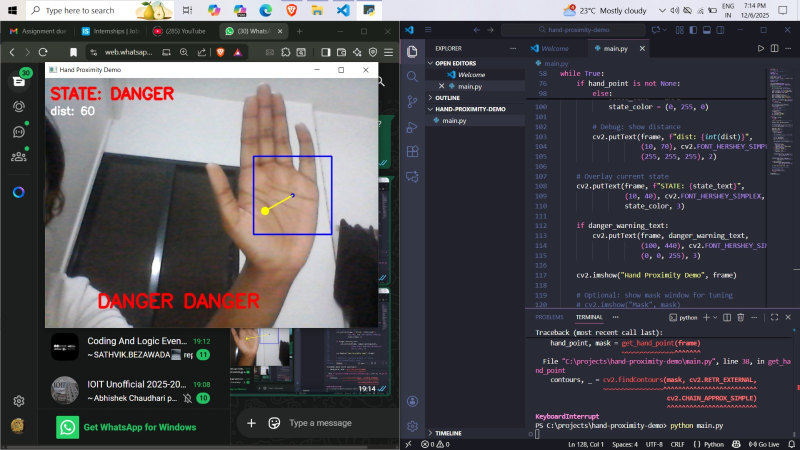
#> input picture assets/danger_state.jpeg, 1600 x 900 px, given in place of the camera (shown at 1/2 size)
$ python main.py
#> lines starting #> are read from the running program, lines starting #| are printed output that depends on the picture; after the words box and inside, x2 and y2 are one past the last pixel; in counts of white or black regions, pixels touching at a corner belong together
import cv2
import numpy as np

# ---- Parameters you can tweak ----
CAM_INDEX = 0
FRAME_WIDTH = 640
FRAME_HEIGHT = 480

# Virtual object (a rectangle) position
obj_x1, obj_y1 = 400, 150
obj_x2, obj_y2 = 550, 300
obj_center = ((obj_x1 + obj_x2) // 2, (obj_y1 + obj_y2) // 2)

# Distance thresholds (in pixels)
WARNING_DIST = 200
DANGER_DIST = 80

cap = cv2.VideoCapture(CAM_INDEX)
cap.set(cv2.CAP_PROP_FRAME_WIDTH, FRAME_WIDTH)
cap.set(cv2.CAP_PROP_FRAME_HEIGHT, FRAME_HEIGHT)

def get_hand_point(frame):
    # Convert to HSV for simple skin mask
    hsv = cv2.cvtColor(frame, cv2.COLOR_BGR2HSV)

    # Rough skin-color range (you may need to tune these for your lighting / skin tone)
    lower = np.array([0, 20, 70], dtype=np.uint8)
    upper = np.array([25, 255, 255], dtype=np.uint8)
    mask = cv2.inRange(hsv, lower, upper)

    # Noise removal
    mask = cv2.GaussianBlur(mask, (7, 7), 0)
    kernel = np.ones((5, 5), np.uint8)
    mask = cv2.erode(mask, kernel, iterations=1)
    mask = cv2.dilate(mask, kernel, iterations=2)

    # Find contours on the mask
    contours, _ = cv2.findContours(mask, cv2.RETR_EXTERNAL,
                                   cv2.CHAIN_APPROX_SIMPLE)
    if not contours:
        return None, mask

    # Largest contour assumed to be hand
    cnt = max(contours, key=cv2.contourArea)
    area = cv2.contourArea(cnt)
    if area < 2000:
        # Too small, probably noise
        return None, mask

    # Contour centroid as hand point
    M = cv2.moments(cnt)
    if M["m00"] == 0:
        return None, mask
    cx = int(M["m10"] / M["m00"])
    cy = int(M["m01"] / M["m00"])
    return (cx, cy), mask

while True:
    ret, frame = cap.read()
#> frame is the input picture: shape (900, 1600, 3); mean B, G, R 80, 75, 76.7
    if not ret:
        break

    frame = cv2.flip(frame, 1)  # mirror for natural interaction
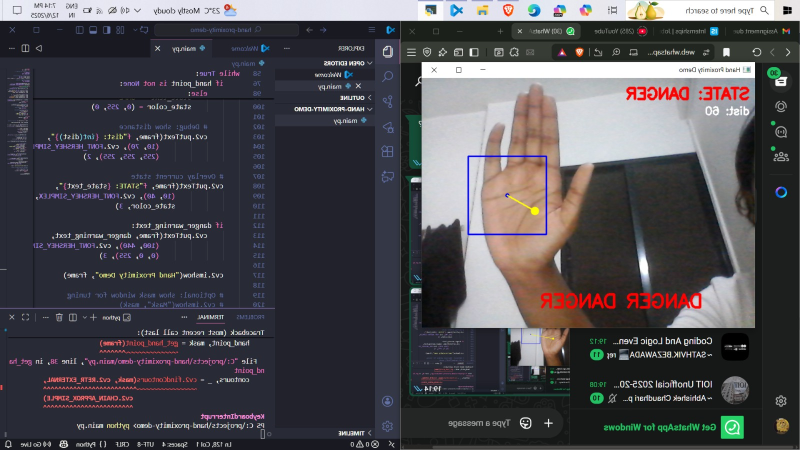
#> frame: shape (900, 1600, 3) (shown at 1/2 size); mean B, G, R 80, 75, 76.7

    hand_point, mask = get_hand_point(frame)
#> in get_hand_point, `hsv = cv2.cvtColor(frame, cv2.COLOR_BGR2HSV)`: hsv: shape (900, 1600, 3); mean H, S, V 94.2, 51.3, 86.3
#> in get_hand_point, `mask = cv2.inRange(hsv, lower, upper)`:
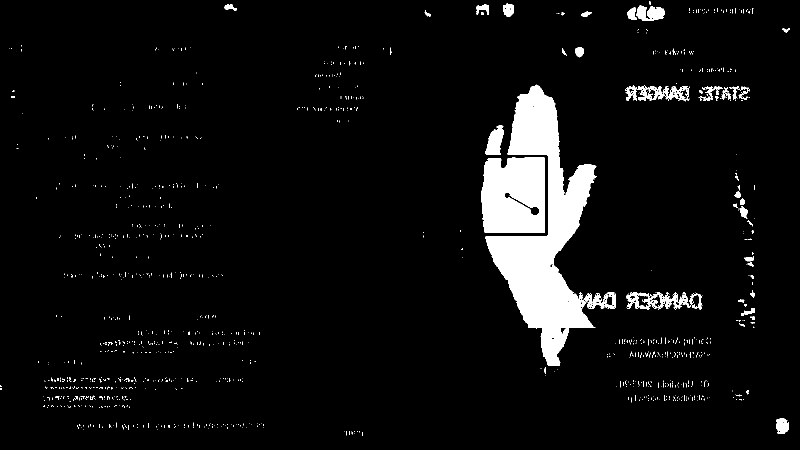
#> mask: shape (900, 1600) (shown at 1/2 size); 5.8% white; 1123 white regions (1053 under 20 px)
#> in get_hand_point, `mask = cv2.GaussianBlur(mask, (7, 7), 0)`:
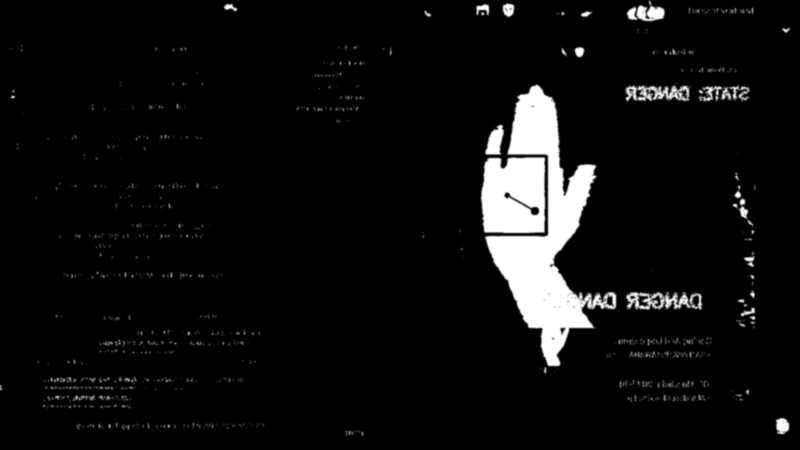
#> mask: shape (900, 1600) (shown at 1/2 size); min 0, max 255, mean 14.8
#> in get_hand_point, `mask = cv2.erode(mask, kernel, iterations=1)`:
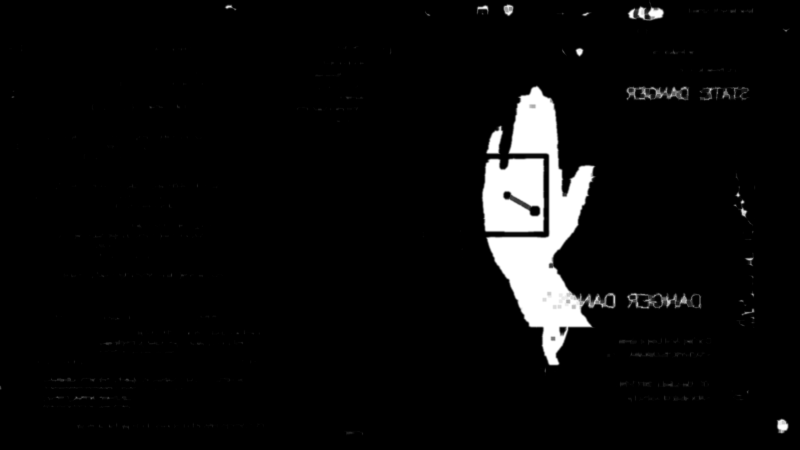
#> mask: shape (900, 1600) (shown at 1/2 size); min 0, max 255, mean 11.7
#> in get_hand_point, `mask = cv2.dilate(mask, kernel, iterations=2)`:
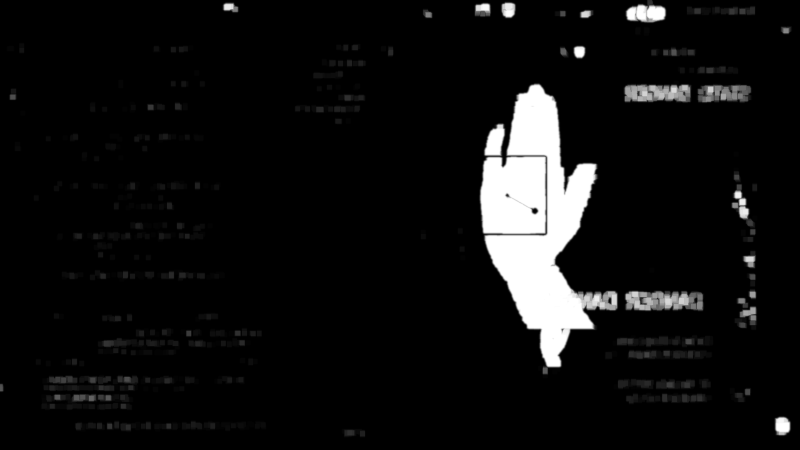
#> mask: shape (900, 1600) (shown at 1/2 size); min 0, max 255, mean 16.6
#> in get_hand_point, `contours, _ = cv2.findContours(mask, cv2.RETR_EXTERNAL, cv2.CHAIN_APPR..`: contours = 163 contours; largest, box (x1, y1, x2, y2) and area: (957, 164, 1237, 757) 83027, (1248, 580, 1410, 624) 6472, (84, 749, 278, 784) 5661, (81, 786, 267, 821) 5404, (1246, 161, 1385, 208) 5180
#> in get_hand_point, `cnt = max(contours, key=cv2.contourArea)`: cnt = contour of 668 points, box (x1, y1, x2, y2) (957, 164, 1237, 757), area 83027
#> in get_hand_point, `area = cv2.contourArea(cnt)`: area = 83027
#> in get_hand_point, `M = cv2.moments(cnt)`: M = moments, m00 83027, centre m10/m00, m01/m00 = (1075.3, 444.7)
#> in get_hand_point, `cx = int(M["m10"] / M["m00"])`: cx = 1075
#> in get_hand_point, `cy = int(M["m01"] / M["m00"])`: cy = 444
#> hand_point = (1075, 444)

    # Draw virtual object
    cv2.rectangle(frame, (obj_x1, obj_y1), (obj_x2, obj_y2),
                  (255, 0, 0), 2)
    cv2.circle(frame, obj_center, 4, (255, 0, 0), -1)
#> frame: shape (900, 1600, 3); mean B, G, R 80.3, 75, 76.6

    state_text = "SAFE"
    state_color = (0, 255, 0)
    danger_warning_text = ""

    if hand_point is not None:
        hx, hy = hand_point
#> hx = 1075; hy = 444

        # Draw hand point
        cv2.circle(frame, (hx, hy), 8, (0, 255, 255), -1)
#> frame: shape (900, 1600, 3); mean B, G, R 80.2, 75, 76.6

        # Distance to object center
        dx = hx - obj_center[0]
#> dx = 600
        dy = hy - obj_center[1]
#> dy = 219
        dist = (dx * dx + dy * dy) ** 0.5
#> dist = 638.7

        # Draw line from hand to object center
        cv2.line(frame, (hx, hy), obj_center, (0, 255, 255), 2)

        # State logic
        if dist <= DANGER_DIST:
            state_text = "DANGER"
            state_color = (0, 0, 255)
            danger_warning_text = "DANGER DANGER"
        elif dist <= WARNING_DIST:
            state_text = "WARNING"
            state_color = (0, 255, 255)
        else:
            state_text = "SAFE"
            state_color = (0, 255, 0)

        # Debug: show distance
        cv2.putText(frame, f"dist: {int(dist)}",
                    (10, 70), cv2.FONT_HERSHEY_SIMPLEX, 0.7,
                    (255, 255, 255), 2)

    # Overlay current state
    cv2.putText(frame, f"STATE: {state_text}",
                (10, 40), cv2.FONT_HERSHEY_SIMPLEX, 1.0,
                state_color, 3)
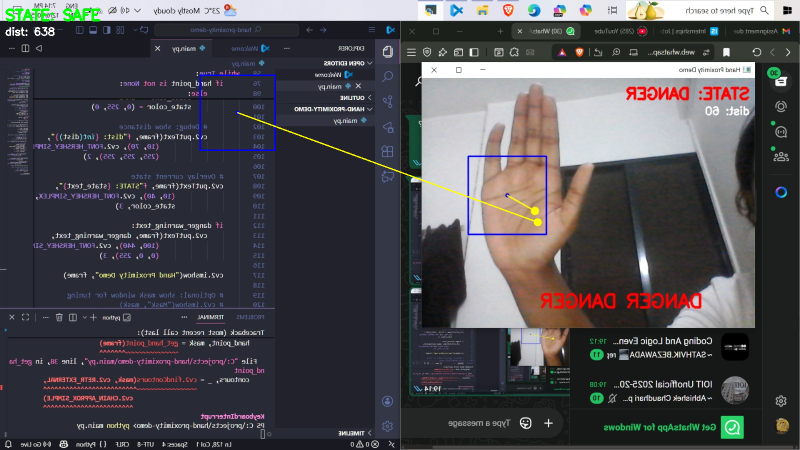
#> frame: shape (900, 1600, 3) (shown at 1/2 size); mean B, G, R 79.9, 75.3, 76.6

    if danger_warning_text:
        cv2.putText(frame, danger_warning_text,
                    (100, 440), cv2.FONT_HERSHEY_SIMPLEX, 1.2,
                    (0, 0, 255), 3)

    cv2.imshow("Hand Proximity Demo", frame)

    # Optional: show mask window for tuning
    # cv2.imshow("Mask", mask)

    key = cv2.waitKey(1) & 0xFF
#> (key q is pressed here)
    if key == 27 or key == ord('q'):
        break

cap.release()
cv2.destroyAllWindows()
